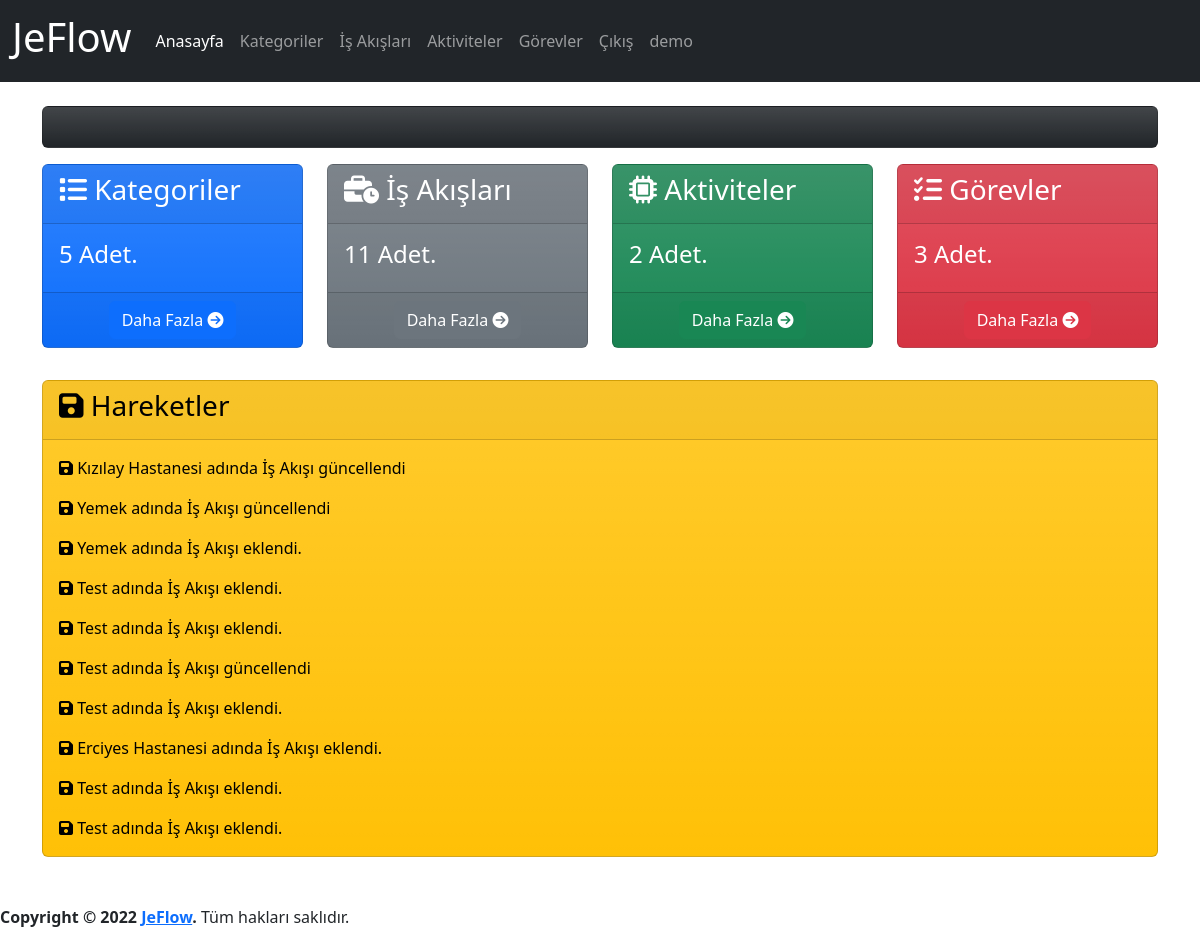
Screenshot of / (signed in) with the database file from the repository.
### log/models.py (models this page shows, shortened)
class Log(models.Model):
    logger_name = models.CharField(max_length=100,verbose_name='Loglayıcı Adı')
    level = models.PositiveSmallIntegerField(choices=LOG_LEVELS, default=logging.ERROR, db_index=True,verbose_name='Seviye')
    msg = models.TextField(verbose_name='Mesaj')
    trace = models.TextField(blank=True, null=True,verbose_name='Yığın')
    create_datetime = models.DateTimeField(auto_now_add=True, verbose_name='Oluşturulma Zamanı')
    user=models.ForeignKey(User,on_delete=models.CASCADE,verbose_name='Kullanıcı', blank=True, null=True)
    class Meta:
        ordering = ('-create_datetime',)
        verbose_name = 'Log'
        verbose_name_plural ='Loglar'

### app/views.py (the view)
# urls.py: path('',views.index,name='index'),
@login_required(login_url='/user/login/')
def index(request):
    category_count=Category.objects.count()
    process_count=Process.objects.count()
    activity_count=Activity.objects.count()
    task_count=Task.objects.count()
    user_activities=Log.objects.all().filter(user=request.user)[:10]
    context={
        'category_count':category_count,
        'process_count':process_count,
        'activity_count':activity_count,
        'task_count':task_count,
        'user_activities':user_activities
    }
    return render(request, 'app/index.html',context)

### templates/app/index.html
{% extends 'layout.html' %}
{% load humanize %}
{% block content %}
<div class="row mt-3">
    <div class="col-md-3 mb-3">
        <div id="collapseExample" class="card text-bg-primary bg-gradient" style="max-width: 18rem;">
            <div class="card-header">
                <h3 class="card-title">
                    <i class="fa-solid fa-list"></i>
                    Kategoriler
                </h3>
            </div>
            <div class="card-body">
                <h4 class="card-title">{{ category_count }} Adet.</h5>
            </div>
            <div class="card-footer text-center">
                <a class="btn btn-primary" href="{% url 'category' %}">
                    Daha Fazla
                    <i class="fa-solid fa-circle-arrow-right"></i>
                </a>
            </div>
        </div>
    </div>
    <div class="col-md-3 mb-3">
        <div class="card text-bg-secondary bg-gradient" style="max-width: 18rem;">
            <div class="card-header">
                <h3 class="card-title">
                    <i class="fa-solid fa-business-time"></i>
                    İş Akışları
                </h3>
            </div>
            <div class="card-body">
                <h4 class="card-title">{{ process_count }} Adet.</h5>
            </div>
            <div class="card-footer text-center">
                <a class="btn btn-secondary" href="{% url 'process' %}">
                    Daha Fazla
                    <i class="fa-solid fa-circle-arrow-right"></i>
                </a>
            </div>
        </div>
    </div>
    <div class="col-md-3 mb-3">
        <div class="card text-bg-success bg-gradient" style="max-width: 18rem;">
            <div class="card-header">
                <h3 class="card-title">
                    <i class="fa-solid fa-microchip"></i>
                    Aktiviteler
                </h3>
            </div>
            <div class="card-body">
                <h4 class="card-title">{{ activity_count }} Adet.</h5>
            </div>
            <div class="card-footer text-center">
                <a class="btn btn-success" href="{% url 'activity' %}">
                    Daha Fazla
                    <i class="fa-solid fa-circle-arrow-right"></i>
                </a>
            </div>
        </div>
    </div>
    <div class="col-md-3 mb-3">
        <div class="card text-bg-danger bg-gradient" style="max-width: 18rem;">
            <div class="card-header">
                <h3 class="card-title">
                    <i class="fa-solid fa-list-check"></i>
                    Görevler
                </h3>
            </div>
            <div class="card-body">
                <h4 class="card-title">{{ task_count }} Adet.</h5>
            </div>
            <div class="card-footer text-center">
                <a class="btn btn-danger" href="{% url 'task' %}">
                    Daha Fazla
                    <i class="fa-solid fa-circle-arrow-right"></i>
                </a>
            </div>
        </div>
    </div>
</div>
<div class="row mt-3">
    <div class="col-md-12">
        <div class="card text-bg-warning bg-gradient">
            <div class="card-header">
                <h3 class="card-title">
                    <i class="fa-solid fa-floppy-disk"></i>
                    Hareketler
                </h3>
            </div>
            <div class="card-body">
                {% for user_activity in user_activities %}
                <p class="card-text"><i class="fa-solid fa-floppy-disk"></i> {{ user_activity.msg }}</p>
                {% endfor %}
            </div>
        </div>
    </div>
</div>
{% endblock %}

### templates/layout.html (shortened to what this page needs)
{% load static %}
<!doctype html>
<html lang="tr">
<head>
  <link href="https://cdn.jsdelivr.net/npm/bootstrap@5.2.2/dist/css/bootstrap.min.css" rel="stylesheet"
>
  <link rel="stylesheet" type="text/css" href="https://cdn.datatables.net/1.12.1/css/dataTables.bootstrap5.min.css">
  <link rel="stylesheet" type="text/css"
    href="https://cdn.datatables.net/responsive/2.3.0/css/responsive.dataTables.min.css">
  <link rel="stylesheet" type="text/css" href="https://cdn.datatables.net/buttons/2.2.3/css/buttons.bootstrap5.min.css">
</head>
<body>
  <header>
    <nav class="navbar navbar-expand-lg navbar-dark bg-dark">
      <div class="container-fluid">
        <a class="navbar-brand" href="{% url 'index' %}">
          <h1>JeFlow</h1>
        </a>
        <div class="collapse navbar-collapse" id="navbarNavDropdown">
          <ul class="navbar-nav">
            <li class="nav-item">
              <a class="nav-link active" aria-current="page" href="{% url 'index' %}">Anasayfa</a>
            </li>
            {% if user.is_authenticated %}
            <li class="nav-item">
              <a class="nav-link" href="{% url 'category' %}">Kategoriler</a>
            </li>
            <li class="nav-item">
              <a class="nav-link" href="{% url 'process' %}">İş Akışları</a>
            </li>
            <li class="nav-item">
              <a class="nav-link" href="{% url 'activity' %}">Aktiviteler</a>
            </li>
            <li class="nav-item">
              <a class="nav-link" href="{% url 'task' %}">Görevler</a>
            </li>
            <li class="nav-item">
              <a class="nav-link" href="javascript:{document.getElementById('logout').submit()}">Çıkış</a>
            </li>
            <li class="nav-item">
              <a href="#" class="nav-link">{{ user }}</a>
            </li>
            {% else %}
            <li class="nav-item">
              <a class="nav-link" href="{% url 'register' %}">Kayıt Ol</a>
            </li>
            {% endif %}
          </ul>
        </div>
      </div>
    </nav>
  </header>
  <main>
    <div class="container mt-4">
      <div class="row mb-3">
        <div class="col-md-12">
          <div class="card text-center text-bg-dark bg-gradient">
            <div class="card-body">
            </div>
          </div>
        </div>
      </div>
      {% block content %}
      {% endblock %}
    </div>
  </main>
  <footer class="mt-5">
    <strong>Copyright &copy; 2022 <a href="http://jeflow.herokuapp.com">JeFlow</a>.</strong>
    Tüm hakları saklıdır.
  </footer>
</body>
</html>

### rows the page displays
Log: msg "Kızılay Hastanesi adında İş Akışı güncellendi"
Log: msg "Yemek adında İş Akışı güncellendi"
Log: msg "Yemek adında İş Akışı eklendi."
Log: msg "Test adında İş Akışı eklendi."
Log: msg "Test adında İş Akışı eklendi."
Log: msg "Test adında İş Akışı güncellendi"
Log: msg "Test adında İş Akışı eklendi."
Log: msg "Erciyes Hastanesi adında İş Akışı eklendi."
Log: msg "Test adında İş Akışı eklendi."
Log: msg "Test adında İş Akışı eklendi."

### other values shown
{{ user }} "demo"
{{ category_count }} "5"
{{ process_count }} "11"
{{ activity_count }} "2"
{{ task_count }} "3"
